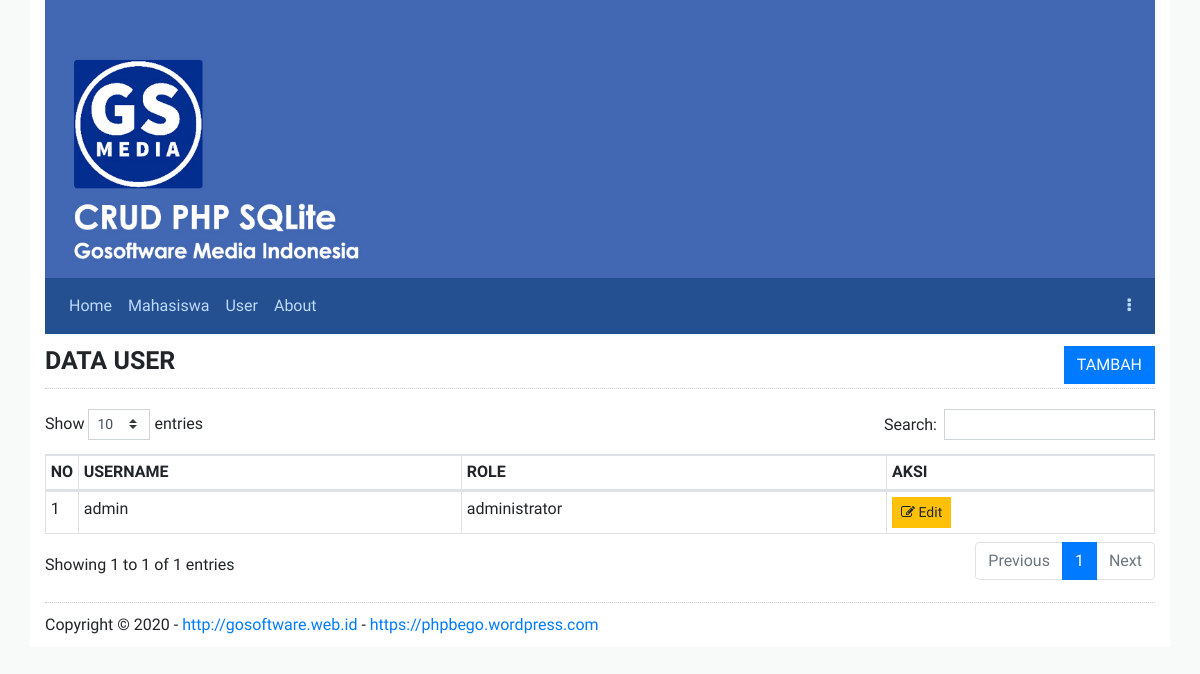
Page /user (signed in) on the earlier database version.
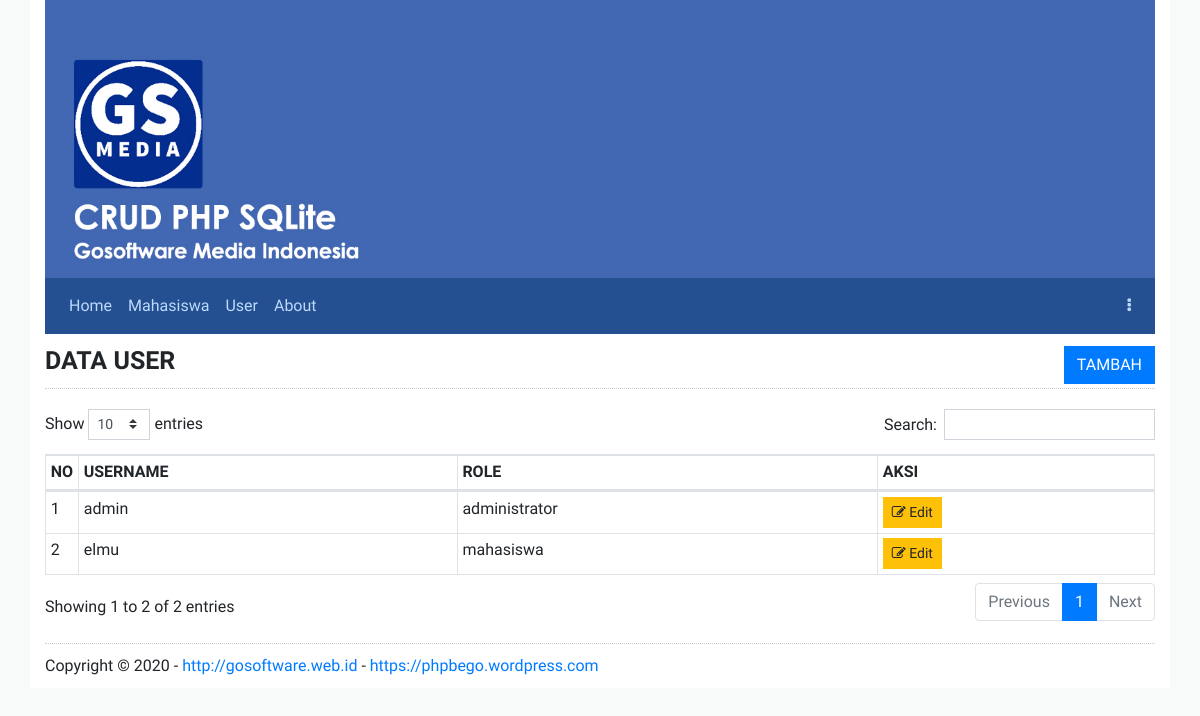
Same page on the later database version.
### tables this page shows
CREATE TABLE tb_users (
				user_id INTEGER NOT NULL PRIMARY KEY AUTOINCREMENT,
				user_name TEXT NOT NULL UNIQUE,
				user_password TEXT NOT NULL,
				user_role TEXT NOT NULL DEFAULT 'mahasiswa',
				created_at TEXT DEFAULT '0000-00-00',
				updated_at TEXT DEFAULT '0000-00-00');

### index.php (called while the page is built, shortened)
<?php
require_once "layout/index.php";

### app/Controller.php (called while the page is built, shortened)
<?php
class Controller {
	public function __construct()
	{
		try {
			$this->db = new PDO("sqlite:" . ROOT . "db/db.sqlite3");
		} catch (PDOException $e) {
			die ("Error ! " . $e->getMessage());
		}
	}
	public static function session($key) {
		if (isset($_SESSION[$key])) {
			return $_SESSION[$key];
		}
		return null;
	}
}

### inc/web.php (called while the page is built)
<?php
$route = new App\Router();
$route->add('/', function() {
	include "web_home.php";
});
$route->add('/mahasiswa', function() {
	include "mhsw_tampil.php";
});
$route->add('/mahasiswa/input', function() {
	include "mhsw_input.php";
});
$route->add('/mahasiswa/edit/.+', function($id) {
	include "mhsw_edit.php";
});
$route->add('/mahasiswa/detail/.+', function($id) {
	include "mhsw_detail.php";
});
$route->add('/user', function() {
	include "user_tampil.php";
});
$route->add('/user/input', function() {
	include "user_input.php";
});
$route->add('/user/edit/.+', function($id) {
	include "user_edit.php";
});
$route->add('/akun', function() {
	include "user_akun.php";
});
$route->add('/login', function() {
	include "web_login.php";
});
$route->add('/logout', function() {
	include "web_logout.php";
});
$route->add('/about', function() {
	include "web_about.php";
});
$route->listen();

### app/User.php (called while the page is built, shortened)
<?php
class User extends Controller {
	public function tampil()
	{
		$stmt = $this->db->prepare("SELECT * FROM tb_users ORDER BY user_name");
		$stmt->execute();
		$data = array();
		while ($rows = $stmt->fetch()) {
			$data[] = $rows;
		}
		return $data;
	}
}

### user_tampil.php (the view, shortened to what this page needs)
<?php
$user = new App\User();
$rows = $user->tampil();
?>
<h2>
	DATA USER
	<a href="<?php echo URL; ?>/user/input" class="btn btn-primary float-right">TAMBAH</a>
</h2>
<table class="table table-bordered table-sm" id="dtb">
	<thead>
		<tr>
			<th style="width: 20px;">NO</th>
			<th>USERNAME</th>
			<th>ROLE</th>
			<th>AKSI</th>
		</tr>
	</thead>
	<tbody>
		<?php $no=0; foreach ($rows as $row) { $no++;?>
			<tr>
				<td><?php echo $no; ?></td>
				<td><?php echo $row['user_name']; ?></td>
				<td><?php echo $row['user_role']; ?></td>
				<td><a href="<?php echo URL; ?>/user/edit/<?php echo $row['user_id']; ?>" class="btn btn-sm btn-warning">
					<i class="fa fa-edit"></i> Edit</a>
				</td>
			</tr>
		<?php } ?>
	</tbody>
</table>

### layout/index.php (shortened to what this page needs)
<!DOCTYPE html>
<html>
<head>
	<link rel="stylesheet" href="<?php echo URL; ?>/layout/assets/css/bootstrap.min.css">
	<link rel="stylesheet" href="<?php echo URL; ?>/layout/assets/css/font-awesome.min.css">
	<link rel="stylesheet" href="<?php echo URL; ?>/layout/assets/css/datatables.min.css">
	<link rel="stylesheet" href="<?php echo URL; ?>/layout/assets/css/style.css">
</head>
<body>
	<div class="container">
		<header>
			<div class="row">
				<div class="col">
					<img src="<?php echo URL; ?>/layout/assets/images/header.jpg" class="img-fluid w-100">
				</div>
			</div>
		</header>
		<section>
			<nav class="navbar navbar-expand-lg navbar-light" style="background-color: #244f91;">
				<div class="collapse navbar-collapse" id="navbarSupportedContent">
					<ul class="navbar-nav mr-auto">
						<li class="nav-item">
							<a class="nav-link" href="<?php echo URL; ?>">Home</a>
						</li>
						<?php if (App\Controller::session('login') == true) { ?>
						<li class="nav-item">
							<a class="nav-link" href="<?php echo URL; ?>/mahasiswa">Mahasiswa</a>
						</li>
						<li class="nav-item">
							<a class="nav-link" href="<?php echo URL; ?>/user">User</a>
						</li>
						<?php } ?>
						<li class="nav-item">
							<a class="nav-link" href="<?php echo URL; ?>/about">About</a>
						</li>
					</ul>
					<ul class="navbar-nav ml-auto">
						<?php if (!App\Controller::session('login')) { ?>
							<li class="nav-item">
								<a class="nav-link" href="<?php echo URL; ?>/login">Login</a>
							</li>
						<?php } else { ?>
							<li class="nav-item dropdown">
								<a class="nav-link" data-toggle="dropdown" href="#" aria-haspopup="true" aria-expanded="false">
									<i class="fa fa-ellipsis-v" aria-hidden="true"></i>
								</a>
							</li>
						<?php } ?>
					</ul>
				</div>
			</nav>
		</section>
		<main>
			<div class="row">
				<div class="col">
					<?php require_once "inc/web.php"; ?>
				</div>
			</div>
		</main>
		<footer>
			Copyright &copy; 2020 - <a href="http://gosoftware.web.id/">http://gosoftware.web.id</a> - <a href="https://phpbego.wordpress.com/">https://phpbego.wordpress.com</a>
		</footer>
	</div>
</body>
</html>

### app/Router.php (shortened to what this page needs)
<?php
final class Router
{
	private array $_listUri = array();
	private array $_listCall = array();
	private string $_trim = '/\^$';
	public function add($uri, $function)
	{
		$uri = trim($uri, $this->_trim);
		$this->_listUri[] = $uri;
		$this->_listCall[] = $function;
	}
	public function listen()
	{
		$uri = isset($_REQUEST['uri']) ? $_REQUEST['uri'] : '/';
		$uri = trim($uri, $this->_trim);
		$uri = filter_var($uri, FILTER_SANITIZE_URL);
		$replacementValues = array();
		foreach ($this->_listUri as $listKey => $listUri)
		{
			if (preg_match("#^$listUri$#", $uri))
			{
				call_user_func_array($this->_listCall[$listKey], $replacementValues);
			}
		}
	}
}

Differences in the rows shown:
added tb_users: user_name "elmu", user_role "mahasiswa"
Other differences:
text written by a page script: "Show entries Search: Showing 1 to 1 of 1 entries Previous 1 Next" → "Show entries Search: Showing 1 to 2 of 2 entries Previous 1 Next"
